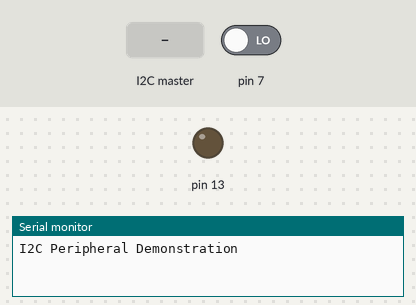
Recording of a sketch running on a simulated Arduino Uno, built with avr-gcc and run on an emulated ATmega328P. Parts: output pins drawn as LEDs (lit = HIGH), the last lines printed to the serial monitor. The test bench sets the inputs (shaded band); at power-on: pin 7 LOW.

Above: at 1.2 s.
1.3 s: the I2C master sends the byte 1
At 2.0 s:
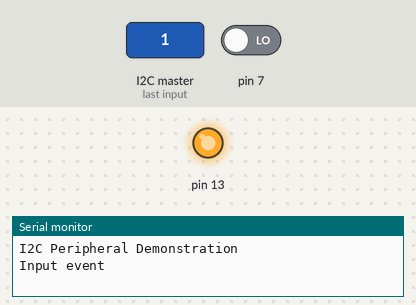
2.8 s: the I2C master sends the byte 0
At 3.2 s:
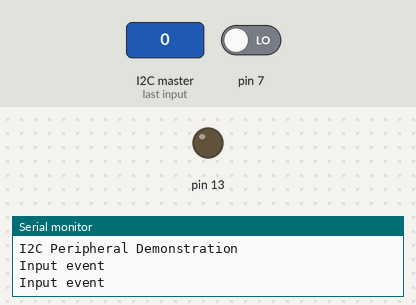
Timing chart, 0 to 5.8 s (numbered marks = the images above; inputs shaded):
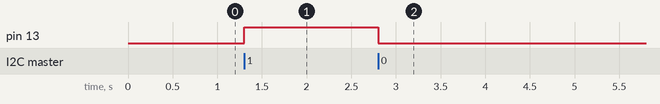

Measured:
- after the input at 1.3 s, pin 13: LOW → HIGH at once
- after the input at 2.8 s, pin 13: HIGH → LOW at once

The sketch:

peripheral.ino
```cpp
/*
  Based off of:
  I2C Slave Demo
  i2c-slave-demo.ino
  Demonstrate use of I2C bus
  Slave receives character from Master and responds
  DroneBot Workshop 2019
  https://dronebotworkshop.com
*/

// Include Arduino Wire library for I2C
#include <Wire.h>

// Define Peripheral I2C Address
const int PERPH_ADDR = 9;

// Define Peripheral answer size
const int ANSWERSIZE = 6;

// Define string with response to controller
String answer;

// State of button press
bool on = false;

void setup() {

  // Initialize I2C communications as Peripheral
  Wire.begin(PERPH_ADDR);

  // Function to run when data requested from controller
  Wire.onRequest(outputEvent);

  // Function to run when data received from controller
  Wire.onReceive(inputEvent);

  // Setup Serial Monitor
  Serial.begin(9600);
  Serial.println("I2C Peripheral Demonstration");

  pinMode(13, OUTPUT);
  pinMode(7, INPUT);
}

void inputEvent() {

  // Read while data received
  while (0 < Wire.available()) {
    byte x = Wire.read();
    if(x == 1){
      digitalWrite(13, HIGH);
    }else{
      digitalWrite(13, LOW);
    }
  }

  // Print to Serial Monitor
  Serial.println("Input event");
}

void outputEvent() {

  // Setup byte variable in the correct size
  byte response[ANSWERSIZE];

  if(on){
    answer = "event1";
  }else{
    answer = "event0";
  }

  // Format answer as array
  for (byte i=0;i<ANSWERSIZE;i++) {
    response[i] = (byte)answer.charAt(i);
  }

  // Send response back to controller
  Wire.write(response,sizeof(response));

  // Print to Serial Monitor
  Serial.println("Output event");
}

void loop() {
  if(digitalRead(7) == HIGH){
    on = true;
  }else{
    on = false;
  }
  // Time delay in loop
  delay(200);
}
```
